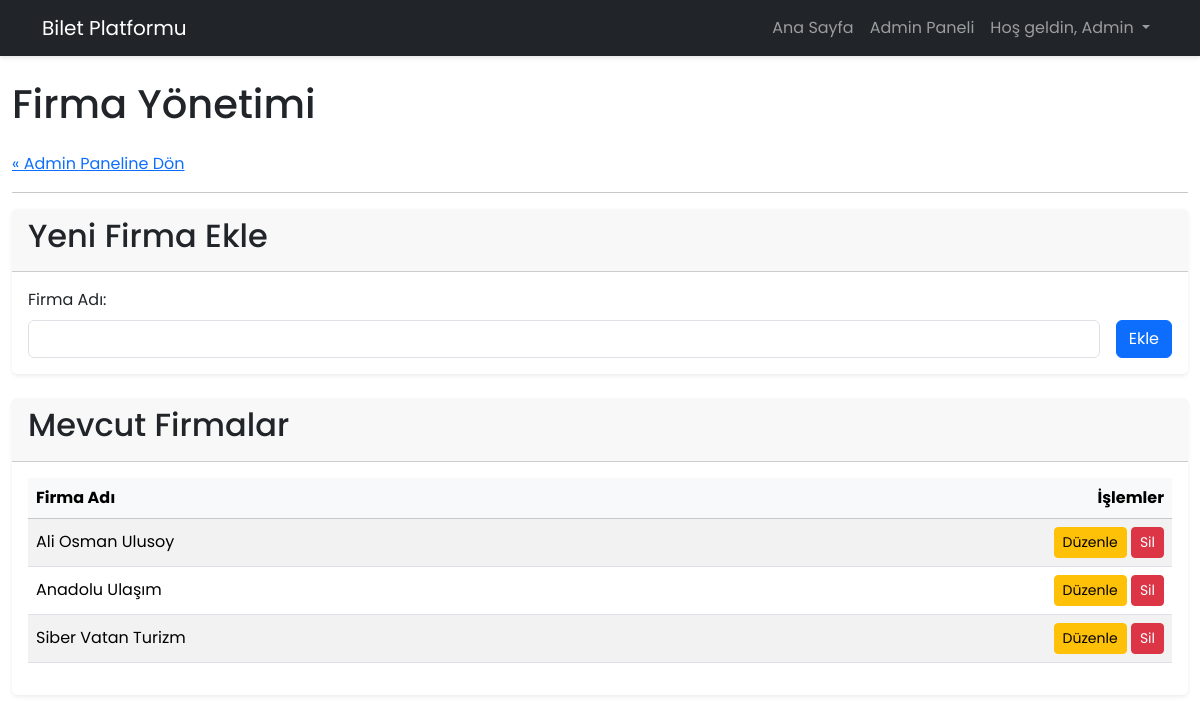
The app's page /pages/manage_firms.php (signed in), older data.
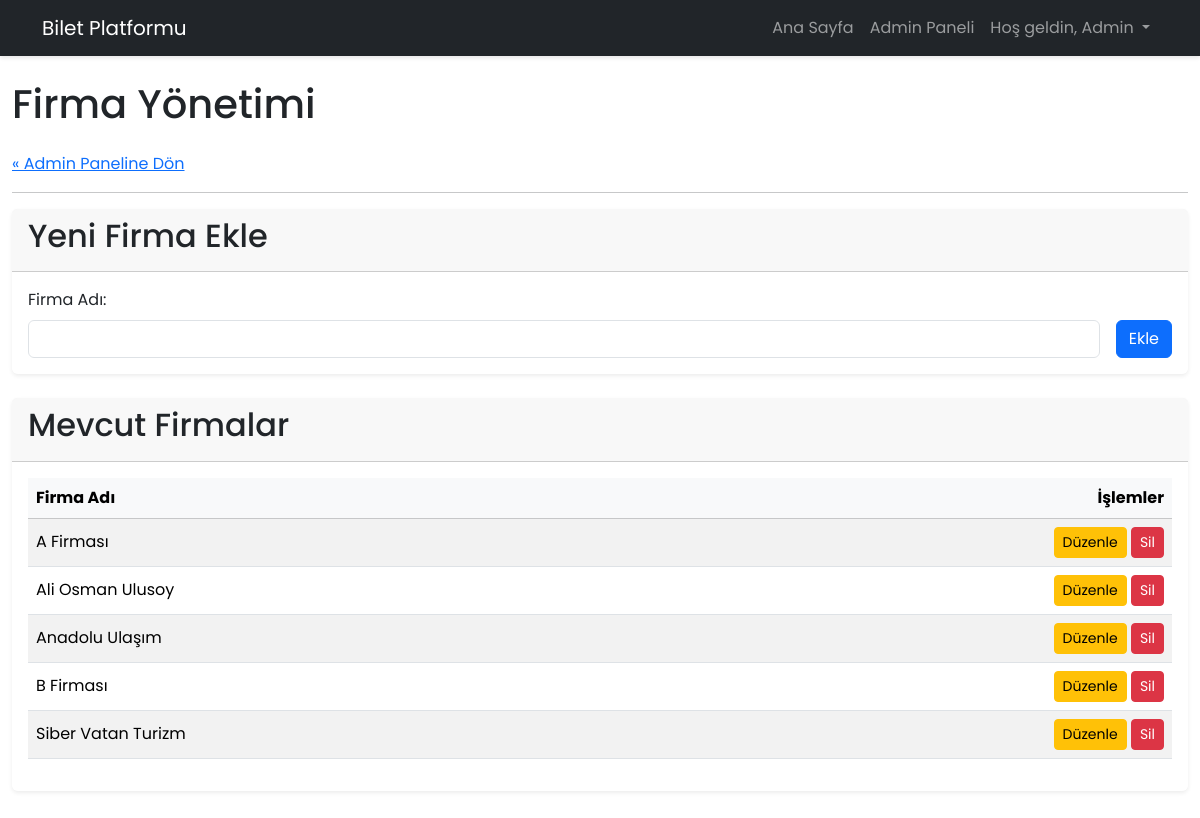
The same page, newer data.
### tables this page shows
CREATE TABLE Bus_Company (id TEXT PRIMARY KEY NOT NULL, name TEXT UNIQUE NOT NULL, logo_path TEXT, created_at TIMESTAMP DEFAULT CURRENT_TIMESTAMP NOT NULL);

### pages/manage_firms.php (the view, shortened to what this page needs)
<?php
require '../includes/db.php';
$csrf_token = $_SESSION['csrf_token'];
require '../layouts/header.php';
$stmt = $pdo->query("SELECT * FROM Bus_Company ORDER BY name ASC");
$firms = $stmt->fetchAll();
?>
<h1 class="mb-4">Firma Yönetimi</h1>
<p><a href="admin_panel.php">« Admin Paneline Dön</a></p><hr>
<div class="card mb-4 shadow-sm">
    <div class="card-header"><h2>Yeni Firma Ekle</h2></div>
    <div class="card-body"><form method="POST" class="row g-3 align-items-end"><div class="col"><label for="firm_name" class="form-label">Firma Adı:</label><input type="text" class="form-control" id="firm_name" name="firm_name" required></div><div class="col-auto"><button type="submit" name="add_firm" class="btn btn-primary">Ekle</button></div></form></div>
</div>
<div class="card shadow-sm">
    <div class="card-header"><h2>Mevcut Firmalar</h2></div>
    <div class="card-body">
        <?php if (count($firms) > 0): ?>
            <div class="table-responsive"><table class="table table-striped table-hover align-middle">
                <thead class="table-light"><tr><th>Firma Adı</th><th class="text-end">İşlemler</th></tr></thead>
                <tbody>
                    <?php foreach ($firms as $firm): ?>
                    <tr>
                        <td><?= htmlspecialchars($firm['name']) ?></td>
                        <td class="text-end">
                            <a href="edit_firm.php?id=<?= $firm['id'] ?>" class="btn btn-sm btn-warning">Düzenle</a>
                            <a href="?action=delete&id=<?= $firm['id'] ?>&token=<?= $csrf_token ?>" class="btn btn-sm btn-danger" onclick="return confirm('Bu firmayı silmek istediğinizden emin misiniz?');">Sil</a>
                        </td>
                    </tr>
                    <?php endforeach; ?>
                </tbody>
            </table></div>
        <?php else: ?><p class="text-center">Sistemde kayıtlı firma bulunmuyor.</p><?php endif; ?>
    </div>
</div>
<?php require '../layouts/footer.php'; ?>

Row changes from the older to the newer data that the page shows:
added bus_company: name "A Firması"
added bus_company: name "B Firması"
